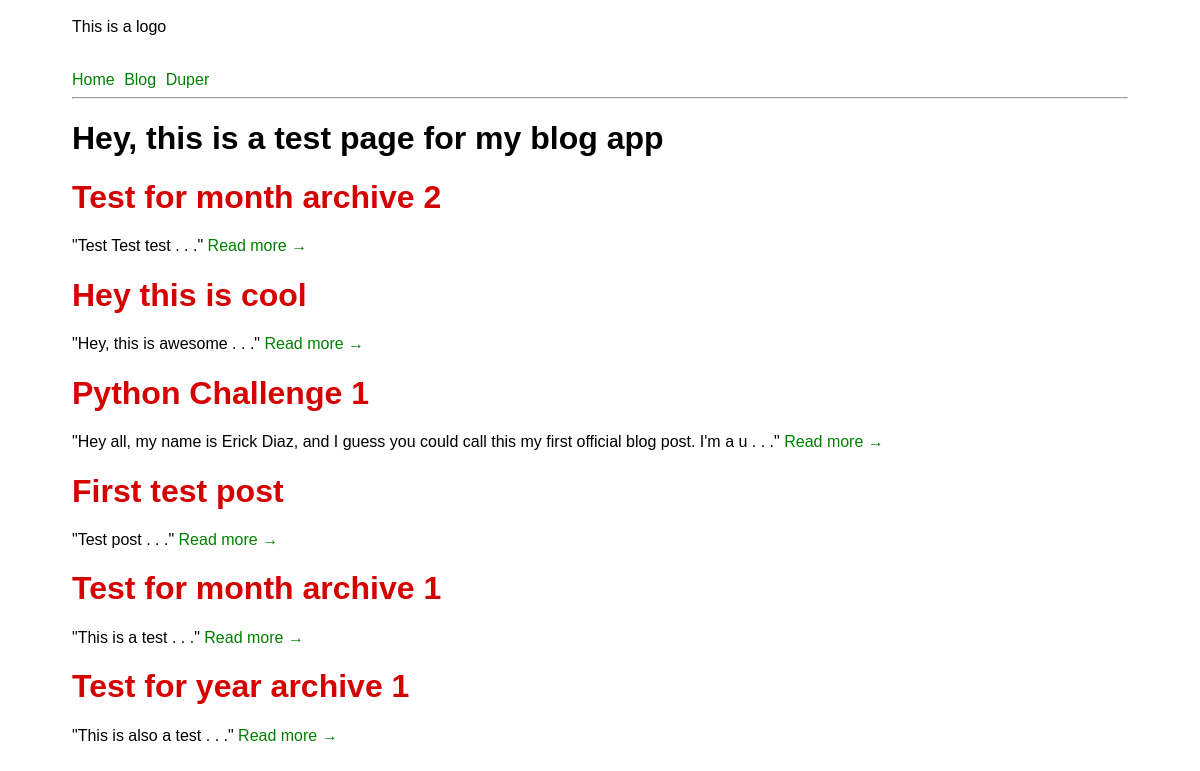
Screenshot of /blog/ with the database file from the repository.
### blog/models.py (models this page shows, shortened)
class Post(models.Model):
	post_title = models.CharField(max_length=100, unique=True)
	post_content = models.TextField()
	pub_date = models.DateTimeField('date published')
	post_slug = models.SlugField(null=True, blank=True, unique=True)
	def was_published_recently(self):
		now = timezone.now()
		return now - datetime.timedelta(days=1) <= self.pub_date <= now
	was_published_recently.admin_order_field = 'pub_date'
	was_published_recently.boolean = True
	was_published_recently.short_description = 'Published recently?'

### blog/views.py (the view)
class IndexView(generic.ListView):
	model = Post
	date_field = "pub_date"
	template_name = 'blog/index.html'
	context_object_name = 'latest_post_list'
	def get_queryset(self):
		return Post.objects.filter(pub_date__lte=timezone.now()).order_by('-pub_date')

### blog/templates/blog/index.html
<!Doctype html>
<html>
	{% include 'blog/head.html' %}
	{% if latest_post_list %}
	{% include 'blog/nav.html' %}
	<body>
		<div class="container">
			<h1>Hey, this is a test page for my blog app</h1>
			{% for post in latest_post_list %}
			<h1 class="postTitle">{{ post.post_title }}</h1>
			<div class="postContent">
				"{{ post.post_content|striptags|slice:":100" }} . . ." <a href="{% url 'blog:detailtest' post.post_slug %}">Read more →</a>
			</div>
			{% endfor %}
			{% include 'blog/buttons.html' %}
		</div>
	</body>
</html>
	{% else %}
	<p>No blog posts are available.</p>
	{% endif %}

### blog/templates/blog/head.html (shortened to what this page needs)
<head>
	{% load staticfiles %}
	<link rel="stylesheet" type="text/css" href="{% static 'blog/style.css' %}" />
	<link rel="stylesheet" type="text/css" href="{% static 'blog/prismdark.css' %}"  title="dark"  />
	<link rel="stylesheet" type="text/css" href="{% static 'blog/prismlight.css' %}" title="light" disabled />
</head>

### blog/templates/blog/nav.html
<header>
	<div class="logo container">This is a logo</div>
		<div class="nav-div container">
			<nav>
				<a class="link" href="/">Home</a>
				<a class="link" href="/blog">Blog</a>
				<a class="link" href="/duper/">Duper</a>
			</nav>
			<hr/>
		</div>
</header>

### blog/templates/blog/buttons.html (shortened to what this page needs)
<div id="themeButtons">
	{% load staticfiles %}
	<br />
	<br />
</div>

### blog/static/blog/style.css (style rules this page uses)
a { color: green; text-decoration: none; }
body { background: white; font-family: helvetica; }
.container { padding-left: 64px; padding-right: 64px; }
.postTitle { color: #d50000; }
.logo { padding-top: 10px; padding-bottom: 15px; }
.nav-div { padding-top: 20px; }
.link { margin-right:5px; }

### rows the page displays
Post: post_title "Test for month archive 2", post_content "Test Test test"
Post: post_title "Hey this is cool", post_content "Hey, this is awesome"
Post: post_title "Python Challenge 1", post_content "Hey all, my name is Erick Diaz, and I guess you could call this my first official blog post. I'm a u"
Post: post_title "First test post", post_content "Test post"
Post: post_title "Test for month archive 1", post_content "This is a test"
Post: post_title "Test for year archive 1", post_content "This is also a test"
